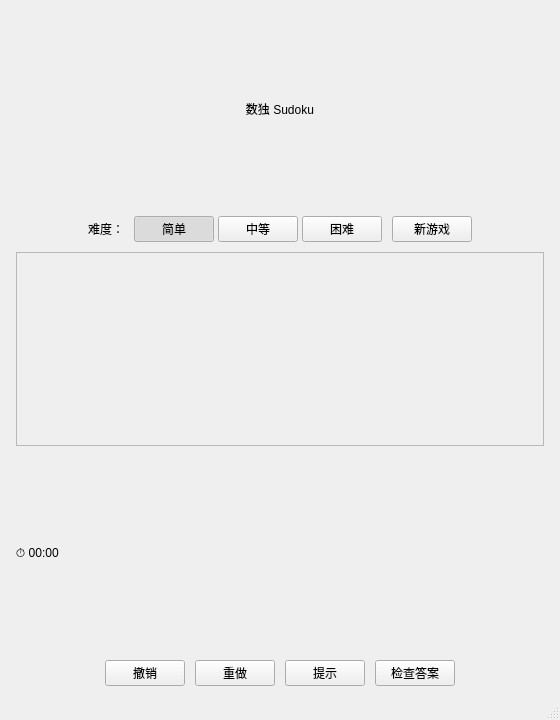
<?xml version="1.0" encoding="UTF-8"?>
<ui version="4.0">
 <class>MainWindow</class>
 <widget class="QMainWindow" name="MainWindow">
  <property name="geometry">
   <rect>
    <x>0</x>
    <y>0</y>
    <width>560</width>
    <height>720</height>
   </rect>
  </property>
  <property name="minimumSize">
   <size>
    <width>560</width>
    <height>720</height>
   </size>
  </property>
  <property name="windowTitle">
   <string>数独 Sudoku</string>
  </property>
  <widget class="QWidget" name="centralwidget">
   <layout class="QVBoxLayout" name="rootLayout">
    <property name="spacing">
     <number>10</number>
    </property>
    <property name="leftMargin">
     <number>16</number>
    </property>
    <property name="topMargin">
     <number>12</number>
    </property>
    <property name="rightMargin">
     <number>16</number>
    </property>
    <property name="bottomMargin">
     <number>12</number>
    </property>
    <item>
     <widget class="QLabel" name="titleLabel">
      <property name="text">
       <string>数独 Sudoku</string>
      </property>
      <property name="alignment">
       <set>Qt::AlignCenter</set>
      </property>
     </widget>
    </item>
    <item>
     <layout class="QHBoxLayout" name="controlRow">
      <item>
       <spacer name="controlLeftSpacer">
        <property name="orientation">
         <enum>Qt::Horizontal</enum>
        </property>
        <property name="sizeHint" stdset="0">
         <size>
          <width>40</width>
          <height>20</height>
         </size>
        </property>
       </spacer>
      </item>
      <item>
       <widget class="QLabel" name="diffLabel">
        <property name="text">
         <string>难度：</string>
        </property>
       </widget>
      </item>
      <item>
       <widget class="QWidget" name="difficultyGroup">
        <layout class="QHBoxLayout" name="difficultyLayout">
         <property name="spacing">
          <number>4</number>
         </property>
         <property name="leftMargin">
          <number>0</number>
         </property>
         <property name="topMargin">
          <number>0</number>
         </property>
         <property name="rightMargin">
          <number>0</number>
         </property>
         <property name="bottomMargin">
          <number>0</number>
         </property>
         <item>
          <widget class="QPushButton" name="difficultyEasyBtn">
           <property name="text">
            <string>简单</string>
           </property>
           <property name="checkable">
            <bool>true</bool>
           </property>
           <property name="checked">
            <bool>true</bool>
           </property>
           <property name="autoExclusive">
            <bool>true</bool>
           </property>
          </widget>
         </item>
         <item>
          <widget class="QPushButton" name="difficultyMediumBtn">
           <property name="text">
            <string>中等</string>
           </property>
           <property name="checkable">
            <bool>true</bool>
           </property>
           <property name="autoExclusive">
            <bool>true</bool>
           </property>
          </widget>
         </item>
         <item>
          <widget class="QPushButton" name="difficultyHardBtn">
           <property name="text">
            <string>困难</string>
           </property>
           <property name="checkable">
            <bool>true</bool>
           </property>
           <property name="autoExclusive">
            <bool>true</bool>
           </property>
          </widget>
         </item>
        </layout>
       </widget>
      </item>
      <item>
       <widget class="QPushButton" name="newGameBtn">
        <property name="text">
         <string>新游戏</string>
        </property>
       </widget>
      </item>
      <item>
       <spacer name="controlRightSpacer">
        <property name="orientation">
         <enum>Qt::Horizontal</enum>
        </property>
        <property name="sizeHint" stdset="0">
         <size>
          <width>40</width>
          <height>20</height>
         </size>
        </property>
       </spacer>
      </item>
     </layout>
    </item>
    <item>
     <widget class="QFrame" name="boardFrame">
      <property name="frameShape">
       <enum>QFrame::StyledPanel</enum>
      </property>
      <layout class="QGridLayout" name="boardGrid">
       <property name="spacing">
        <number>0</number>
       </property>
       <property name="leftMargin">
        <number>8</number>
       </property>
       <property name="topMargin">
        <number>8</number>
       </property>
       <property name="rightMargin">
        <number>8</number>
       </property>
       <property name="bottomMargin">
        <number>8</number>
       </property>
      </layout>
     </widget>
    </item>
    <item>
     <layout class="QHBoxLayout" name="infoRow">
      <item>
       <widget class="QLabel" name="timerLabel">
        <property name="text">
         <string>⏱ 00:00</string>
        </property>
       </widget>
      </item>
      <item>
       <spacer name="infoSpacer">
        <property name="orientation">
         <enum>Qt::Horizontal</enum>
        </property>
        <property name="sizeHint" stdset="0">
         <size>
          <width>40</width>
          <height>20</height>
         </size>
        </property>
       </spacer>
      </item>
      <item>
       <widget class="QLabel" name="statusLabel">
        <property name="text">
         <string/>
        </property>
       </widget>
      </item>
     </layout>
    </item>
    <item>
     <layout class="QHBoxLayout" name="btnRow">
      <item>
       <spacer name="btnLeftSpacer">
        <property name="orientation">
         <enum>Qt::Horizontal</enum>
        </property>
        <property name="sizeHint" stdset="0">
         <size>
          <width>40</width>
          <height>20</height>
         </size>
        </property>
       </spacer>
      </item>
      <item>
       <widget class="QPushButton" name="undoBtn">
        <property name="text">
         <string>撤销</string>
        </property>
        <property name="shortcut">
         <string>Ctrl+Z</string>
        </property>
       </widget>
      </item>
      <item>
       <widget class="QPushButton" name="redoBtn">
        <property name="text">
         <string>重做</string>
        </property>
        <property name="shortcut">
         <string>Ctrl+Y</string>
        </property>
       </widget>
      </item>
      <item>
       <widget class="QPushButton" name="hintBtn">
        <property name="text">
         <string>提示</string>
        </property>
        <property name="shortcut">
         <string>H</string>
        </property>
       </widget>
      </item>
      <item>
       <widget class="QPushButton" name="checkBtn">
        <property name="text">
         <string>检查答案</string>
        </property>
        <property name="shortcut">
         <string>C</string>
        </property>
       </widget>
      </item>
      <item>
       <spacer name="btnRightSpacer">
        <property name="orientation">
         <enum>Qt::Horizontal</enum>
        </property>
        <property name="sizeHint" stdset="0">
         <size>
          <width>40</width>
          <height>20</height>
         </size>
        </property>
       </spacer>
      </item>
     </layout>
    </item>
   </layout>
  </widget>
  <widget class="QStatusBar" name="statusbar"/>
 </widget>
 <resources/>
 <connections/>
</ui>
